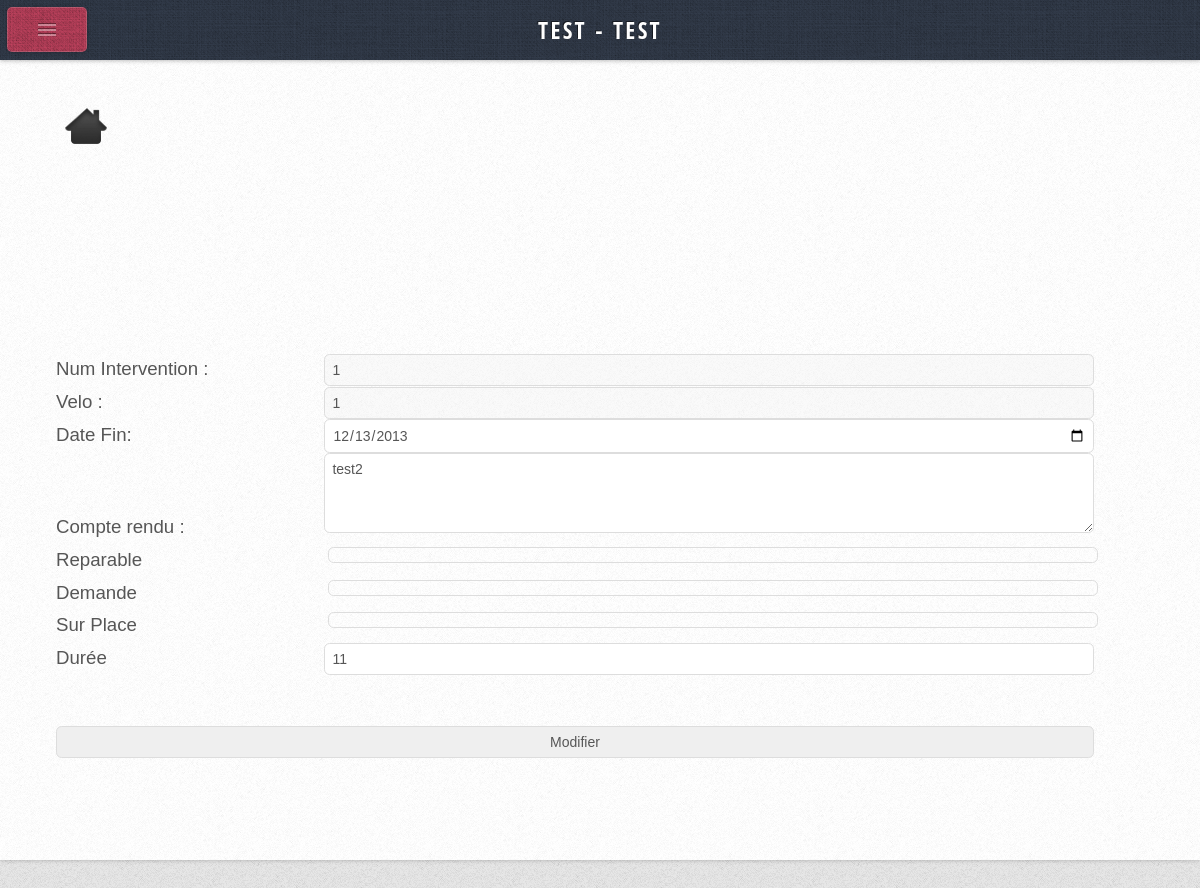
The page /index.php?page=ModifInter&variable=1 (signed in) on the database its author committed.
### tables this page shows
CREATE TABLE IF NOT EXISTS `BONINTERV` (
  `BI_NUM` int(10) NOT NULL,
  `BI_VELO` char(5) NOT NULL,
  `BI_DATDEBUT` date DEFAULT NULL,
  `BI_DATFIN` date DEFAULT NULL,
  `BI_CPTERENDU` varchar(100) DEFAULT NULL,
  `BI_REPARABLE` char(1) DEFAULT NULL,
  `BI_DEMANDE` char(5) DEFAULT NULL,
  `BI_TECHNICIEN` char(5) NOT NULL,
  `BI_SURPLACE` char(1) DEFAULT NULL,
  `BI_DUREE` int(5) DEFAULT NULL,
  PRIMARY KEY (`BI_NUM`),
  KEY `CONCERNER_FK` (`BI_VELO`),
  KEY `EXECUTER_FK2` (`BI_DEMANDE`),
  KEY `REALISER_FK` (`BI_TECHNICIEN`)
);

CREATE TABLE IF NOT EXISTS `TECHNICIEN` (
  `TEC_MATRICULE` char(5) NOT NULL,
  `TEC_NOM` varchar(35) DEFAULT NULL,
  `TEC_PRENOM` varchar(35) DEFAULT NULL,
  `TEC_PWD` varchar(40) NOT NULL,
  `TEC_RESPONSABLE` tinyint(1) NOT NULL,
  PRIMARY KEY (`TEC_MATRICULE`)
);

### include/functions.inc.php (called while the page is built, shortened)
<?php
function utilisateur()
{
    $id = $_SESSION['id'];
    $sReq = " SELECT TEC_NOM, TEC_PRENOM, TEC_RESPONSABLE
                FROM TECHNICIEN
                WHERE TEC_MATRICULE='".$id."'";
    $rstPdt = mysql_query($sReq) ;
    $oUtilisateur = array() ;
    $Utilisateur = mysql_fetch_assoc($rstPdt);
    $oUtilisateur[1] =  $Utilisateur ;
    return ($oUtilisateur) ;
}
         ?>

### Pages/Intervention/ModifIntervention.php (the view, shortened to what this page needs)
<?php
if(isset($_SESSION['id'])) {
	$id = $_GET['variable'];
	$requete = "SELECT * FROM boninterv where BI_NUM= '".$id."'";
	$enreg = mysql_fetch_assoc(mysql_query($requete));
	?>
	<html><body>
	<a href="index.php"><img src="css/Home.png" border="0" align="center" width=60 height=60></img></a></br>
	<form id="modif_form" action="<?php $_SERVER['PHP_SELF']; ?>" method="post">
	<table>
			<tr>
					<td>
						<label for="ni">Num Intervention : </label>
					</td>
					<td>
						<input type="text" id="ni" name="ni" disabled="" value="<?php echo($enreg["BI_NUM"]); ?>"/>
					</td>
				</tr>
				<tr>
					<td>
						<label for="velo">Velo : </label>
					</td>
					<td>
						<input type="text" id="velo" name="velo" disabled="" value="<?php echo($enreg["BI_VELO"]); ?>"/>
					</td>
				</tr>
				<tr>
					<td>
						<label for="attache">Date Fin: </label>
					</td>
					<td>
						<input type="date" id="df" value="<?php echo($enreg['BI_DATFIN']) ?>" name="df"/>
					</td>
				</tr>
				<tr>
					<td>
						<label for="cr">Compte rendu : </label>
					</td>
					<td>
						<textarea rows="4" cols="50"id="cr" name="cr"><?php echo($enreg['BI_CPTERENDU']) ?></textarea>
					</td>
				</tr>
				<tr>
					<td>
						<label for="rp">Reparable </label>
					</td>
					<td>
						<input type="checkbox" id="rp"  value="<?php echo($enreg['BI_REPARABLE']) ?>"name="rp"/>
					</td>
				</tr>
				<tr>
					<td>
						<label for="de">Demande </label>
					</td>
					<td>
						<input type="checkbox" id="de"  value="<?php echo($enreg['BI_DEMANDE']) ?>" name="de"/>
					</td>
				</tr>
				<tr>
					<td>
						<label for="sp">Sur Place </label>
					</td>
					<td>
						<input type="checkbox" value="<?php echo($enreg['BI_SURPLACE'])?>" id="sp" name="sp"/>
					</td>
				</tr>
				<tr>
					<td>
						<label for="dr">Durée </label>
					</td>
					<td>
						<input type="text"  value="<?php echo($enreg['BI_DUREE'])?>" id="dr" name="dr"/>
					</td>
				</tr>
			</table>
						<input type="submit" name="go_modifint" id="go_modifint" value="Modifier"/>
		</form>
	</body></html>
<?php
}
else
{
header('Location:/Vlyon/Pages/connexion.php');
}
?>

### index.php (shortened to what this page needs)
<?php
	require_once('include/functions.inc.php');
	if(!isset($_SESSION['id'])) {
		include_once('Pages/connexion.php');
   }
   else{
?>
<html>
	<head>
		<link rel="stylesheet" href="css/style.css" />
	</head>
	<body class="left-sidebar">
		<div id="content">
			<div id="content-inner">
				<article class="is-post is-post-excerpt">
					<?php
					switch($_GET['page'])
					{
						case "ModifInter":
							$fichier = "Pages/Intervention/ModifIntervention.php" ;
							break ;
					}
						include($fichier);
					?>
				</article>
			</div>
		</div>
		<div id="sidebar">
			<div id="logo">
				<?php
				$utilisateur =utilisateur();
					foreach ($utilisateur as $utilisateurs)
				{
					echo strtoupper($utilisateurs["TEC_NOM"]);
					echo" - ";
					echo strtoupper($utilisateurs["TEC_PRENOM"]);
				}
				?>
			</div>
		</div>
	</body>
</html>
<?php
}
?>

### css/style.css (style rules this page uses)
* { -moz-box-sizing: border-box; -webkit-box-sizing: border-box; -o-box-sizing: border-box; -ms-box-sizing: border-box; box-sizing: border-box; }
body, input, textarea { font-family: 'Source Sans Pro', sans-serif; font-weight: 400; color: #565656; }
body { background-color: #e8e8e8; background-image: url('images/bg2.png'); }
a { color: #c94663; }
table { width: 100%; }
form input, form select, form textarea { border-radius: 0.4em; -webkit-appearance: none; border: solid 1px #ddd; padding: 0.5em; width: 100%; }
p, ul, ol, dl, table { margin-bottom: 1em; }
section, article { margin-bottom: 3em; }
section > :last-child, article > :last-child { margin-bottom: 0; }
section:last-child, article:last-child { margin-bottom: 0; }
.is-post { position: relative; }
#sidebar { color: #929da4; text-shadow: -1px -1px 0px rgba(0,0,0,0.5); }
#content { position: relative; background-color: #fff; }
#content:after { content: ''; display: block; position: absolute; left: 0; top: 0; width: 100%; height: 100%; background-image: url('images/bg2.png'); opacity: 0.5; }
#content-inner { position: relative; z-index: 1; }

### css/style-desktop.css (style rules this page uses)
body { line-height: 1.75em; height: 100%; }
#logo { background-color: #c94663; background-image: url('images/bg1.png'); padding: 1.75em 0.5em 1.75em 0.5em; border-radius: 0.4em; text-align: center; box-shadow: inset 0px 0px 0px 1px rgba(255,255,255,0.15), 0 0.025em 0.15em 0em rgba(0,0,0,0.25); }
#content { height: 100%; width: 72,5%; box-shadow: 0 0 0.25em 0em rgba(0,0,0,0.25); }
#content-inner { max-width: 1038px; }
#sidebar { position: absolute; top: 0; padding: 3em 1.35em 1em 1.15em; height: 100%; width: 20%; background: #364050 url('images/bg1.png'); box-shadow: inset -0.1em 0em 0.35em 0em rgba(0,0,0,0.15); }
body.left-sidebar #sidebar { left: 0; }

### css/style-narrow.css (style rules this page uses)
body { min-width: 1000px; }
input, textarea { font-size: 10.5pt; }
body { font-size: 11pt; }
#content { padding: 2em 3em 6em 3em; }
body.left-sidebar #content { margin-left: 14em; }

### css/style-narrower.css (style rules this page uses)
body { min-width: 641px; font-size: 14pt; }
#logo { display: none; }
#content { margin-top: 60px; }
body.left-sidebar #content { margin-left: 0; }
#sidebar { width: auto; background: none; padding: 30px 20px 30px 20px; }

### rows shown on the page
boninterv: ni "1", velo "1", df "12/13/2013", cr "test2", dr "11"
technicien: TEC_NOM "TEST", TEC_PRENOM "TEST"
